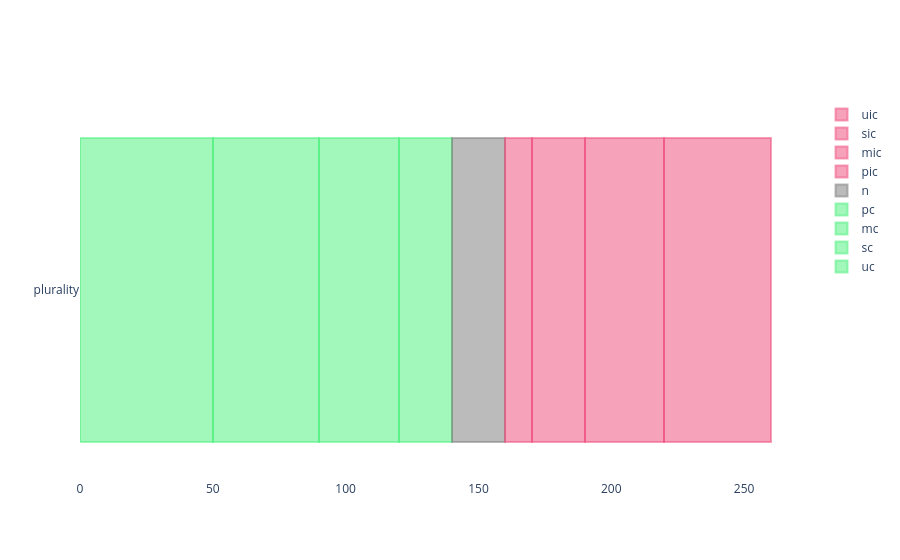

Notebook cell for this chart:
### Code cell
import plotly.graph_objects as go

# set plotly background to white
go.Layout(paper_bgcolor='rgba(0,0,0,0)', plot_bgcolor='rgba(0,0,0,0)')

voting_scheme = ['plurality']
values = [[50],[40],[30],[20],[20],[10],[20],[30],[40]]
labels = ['uc', 'sc', 'mc', 'pc','n','pic','mic','sic','uic']

h = 240
m = 120
l = 70
a = 0.5

green = f'rgba({l}, {h}, {m}, {a})'
gray = f'rgba({m}, {m}, {m}, {a})'
red = f'rgba({h}, {l}, {m}, {a})'

colors = {'uc':  green,
          'sc':  green,
          'mc':  green,
          'pc':  green,
          'n':   gray,
          'uic': red,
          'sic': red,
          'mic': red,
          'pic': red,}

fig = go.Figure()

fig.update_layout(
    plot_bgcolor='rgba(0,0,0,0)',
    paper_bgcolor='rgba(0,0,0,0)'
)

for i, value in enumerate(values):
    fig.add_trace(go.Bar(
        y=voting_scheme,
        x=value,
        name=labels[i],
        orientation='h',
        marker=dict(
            color=colors[labels[i]],
            line=dict(color=colors[labels[i]], width=2)
        )
    ))

fig.update_layout(barmode='stack')
fig.show()

### Figure 1 — Plotly figure (JSON) as saved in the notebook; plotly's stock layout.template omitted (floating-point values rounded to 4 significant figures)
{"data": [{"marker": {"color": "rgba(70, 240, 120, 0.5)", "line": {"color": "rgba(70, 240, 120, 0.5)", "width": 2}}, "name": "uc", "orientation": "h", "type": "bar", "x": [50], "y": ["plurality"]}, {"marker": {"color": "rgba(70, 240, 120, 0.5)", "line": {"color": "rgba(70, 240, 120, 0.5)", "width": 2}}, "name": "sc", "orientation": "h", "type": "bar", "x": [40], "y": ["plurality"]}, {"marker": {"color": "rgba(70, 240, 120, 0.5)", "line": {"color": "rgba(70, 240, 120, 0.5)", "width": 2}}, "name": "mc", "orientation": "h", "type": "bar", "x": [30], "y": ["plurality"]}, {"marker": {"color": "rgba(70, 240, 120, 0.5)", "line": {"color": "rgba(70, 240, 120, 0.5)", "width": 2}}, "name": "pc", "orientation": "h", "type": "bar", "x": [20], "y": ["plurality"]}, {"marker": {"color": "rgba(120, 120, 120, 0.5)", "line": {"color": "rgba(120, 120, 120, 0.5)", "width": 2}}, "name": "n", "orientation": "h", "type": "bar", "x": [20], "y": ["plurality"]}, {"marker": {"color": "rgba(240, 70, 120, 0.5)", "line": {"color": "rgba(240, 70, 120, 0.5)", "width": 2}}, "name": "pic", "orientation": "h", "type": "bar", "x": [10], "y": ["plurality"]}, {"marker": {"color": "rgba(240, 70, 120, 0.5)", "line": {"color": "rgba(240, 70, 120, 0.5)", "width": 2}}, "name": "mic", "orientation": "h", "type": "bar", "x": [20], "y": ["plurality"]}, {"marker": {"color": "rgba(240, 70, 120, 0.5)", "line": {"color": "rgba(240, 70, 120, 0.5)", "width": 2}}, "name": "sic", "orientation": "h", "type": "bar", "x": [30], "y": ["plurality"]}, {"marker": {"color": "rgba(240, 70, 120, 0.5)", "line": {"color": "rgba(240, 70, 120, 0.5)", "width": 2}}, "name": "uic", "orientation": "h", "type": "bar", "x": [40], "y": ["plurality"]}], "layout": {"barmode": "stack", "paper_bgcolor": "rgba(0,0,0,0)", "plot_bgcolor": "rgba(0,0,0,0)"}}
